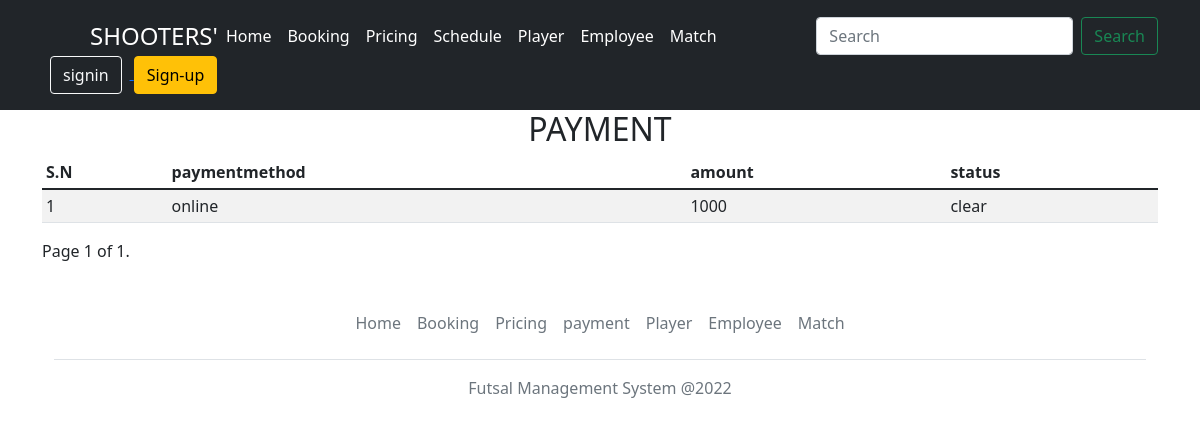
The page /paymentdata/ on the database its author committed.
### app/models.py (models this page shows, shortened)
class Payment(models.Model):
    status = models.CharField(max_length=100, unique= True)
    amount = models.TextField(blank=True, null=True)
    method= models.TextField(blank=True, null=True)
    Teamname = models.CharField(max_length=80,default=True)
    address = models.TextField(blank=True)
    email = models.EmailField(blank=True)
    match = models.OneToOneField(Match,on_delete=models.PROTECT,null=True,blank=True)
    player = models.ForeignKey(Player,on_delete=models.PROTECT,null=True,blank=True)

### app/views.py (the view)
# urls.py: path('paymentdata/',views.Paymentdata, name="paymentdata"),
def Paymentdata(request):
    payment=Payment.objects.all()
    paginator=Paginator(payment,4)
    page_number=request.GET.get('page')
    page_obj=paginator.get_page(page_number)
    context={"data":payment,"page_obj":page_obj}
    return render(request, 'paymentdata.html',context)

### templates/paymentdata.html (shortened to what this page needs)
{% load static %}
<!DOCTYPE html>
<html lang="en">
<head>
    <link rel="stylesheet" href="{% static 'css/bootstrap.min.css' %}" />
</head>
<body>
    <header class="p-3 bg-dark text-white">
        <div class="container">
            <div class="d-flex flex-wrap align-items-center justify-content-center justify-content-lg-start">
                <a href="/" class="d-flex align-items-center mb-2 mb-lg-0 text-white text-decoration-none">
                    <svg class="bi me-2" width="40" height="32" role="img" aria-label="Bootstrap">
                        <use xlink:href="#bootstrap" />
                    </svg>
                    <span class="fs-4">SHOOTERS'</span>
                </a>
                <ul class="nav col-12 col-lg-auto me-lg-auto mb-2 justify-content-center mb-md-0">
                    <li><a href="{% url 'home' %}" class="nav-link px-2 text-white">Home</a></li>
                    <li><a href="{% url 'booking' %}" class="nav-link px-2 text-white">Booking</a></li>
                    <li><a href="{% url 'price' %}" class="nav-link px-2 text-white">Pricing</a></li>
                    <li><a href="{% url 'schedule' %}" class="nav-link px-2 text-white">Schedule</a></li>
                    <li><a href="{% url 'player' %}" class="nav-link px-2 text-white">Player</a></li>
                    <li><a href="{% url 'employee' %}" class="nav-link px-2 text-white">Employee</a></li>
                    <li><a href="{% url 'match' %}" class="nav-link px-2 text-white">Match</a></li>
                </ul>
                <form class="d-flex" role="search" method="get"  action="{% url 'search' %}">
                    <input class="form-control me-2" type="search" placeholder="Search" id="query" name="query"  aria-label="Search">
                    <button class="btn btn-outline-success" type="submit" name="submit">Search</button>
                </form>
                <div class="text-end">
                    <a href="/signin">
                        <button type="button" class="btn btn-outline-light mx-2">signin</button>
                    </a>
                    <a href="/signup">
                        <button type="button" class="btn btn-warning">Sign-up</button>
                    </a>
                </div>
            </div>
        </div>
    </header>
    <div class="container">
        <h2 class="text-center">PAYMENT</h2>
        <div class="table-responsive">
            <table class="table table-striped table-sm px-5">
                <thead>
                    <tr>
                        <th scope="col">S.N</th>
                        <th scope="col">paymentmethod</th>
                        <th scope="col">amount</th>
                        <th scope="col">status</th>
                    </tr>
                </thead>
                <tbody>
                    {% for details in page_obj %}
                    <tr>
                        <td>{{details.id}}</td>
                        <td>{{details.method}}</td>
                        <td>{{details.amount}}</td>
                        <td>{{details.status}}</td>
                    </tr>
                    {% endfor %}
                </tbody>
            </table>
        </div>
        <div class="pagination">
            <span class="step-links">
                <span class="current">
                    Page {{ page_obj.number }} of {{ page_obj.paginator.num_pages }}.
                </span>
            </span>
        </div>
        <div class="container">
            <footer class="py-3 my-4">
                <ul class="nav justify-content-center border-bottom pb-3 mb-3">
                    <li class="nav-item"><a href="{% url 'home' %}" class="nav-link px-2 text-muted">Home</a></li>
                    <li class="nav-item"><a href="{% url 'booking' %}" class="nav-link px-2 text-muted">Booking</a></li>
                    <li class="nav-item"><a href="{% url 'price' %}" class="nav-link px-2 text-muted">Pricing</a></li>
                    <li class="nav-item"><a href="{% url 'payment' %}" class="nav-link px-2 text-muted">payment</a></li>
                    <li class="nav-item"><a href="{% url 'player' %}" class="nav-link px-2 text-muted">Player</a></li>
                    <li class="nav-item"><a href="{% url 'employee' %}" class="nav-link px-2 text-muted">Employee</a>
                    </li>
                    <li class="nav-item"><a href="{% url 'match' %}" class="nav-link px-2 text-muted">Match</a></li>
                </ul>
                <p class="text-center text-muted">Futsal Management System @2022</p>
            </footer>
        </div>
</body>
</html>

### rows shown on the page
Payment: id "1", method "online", amount "1000", status "clear"

### other values the page prints
{{ page_obj.number }} "1"
{{ page_obj.paginator.num_pages }} "1"
